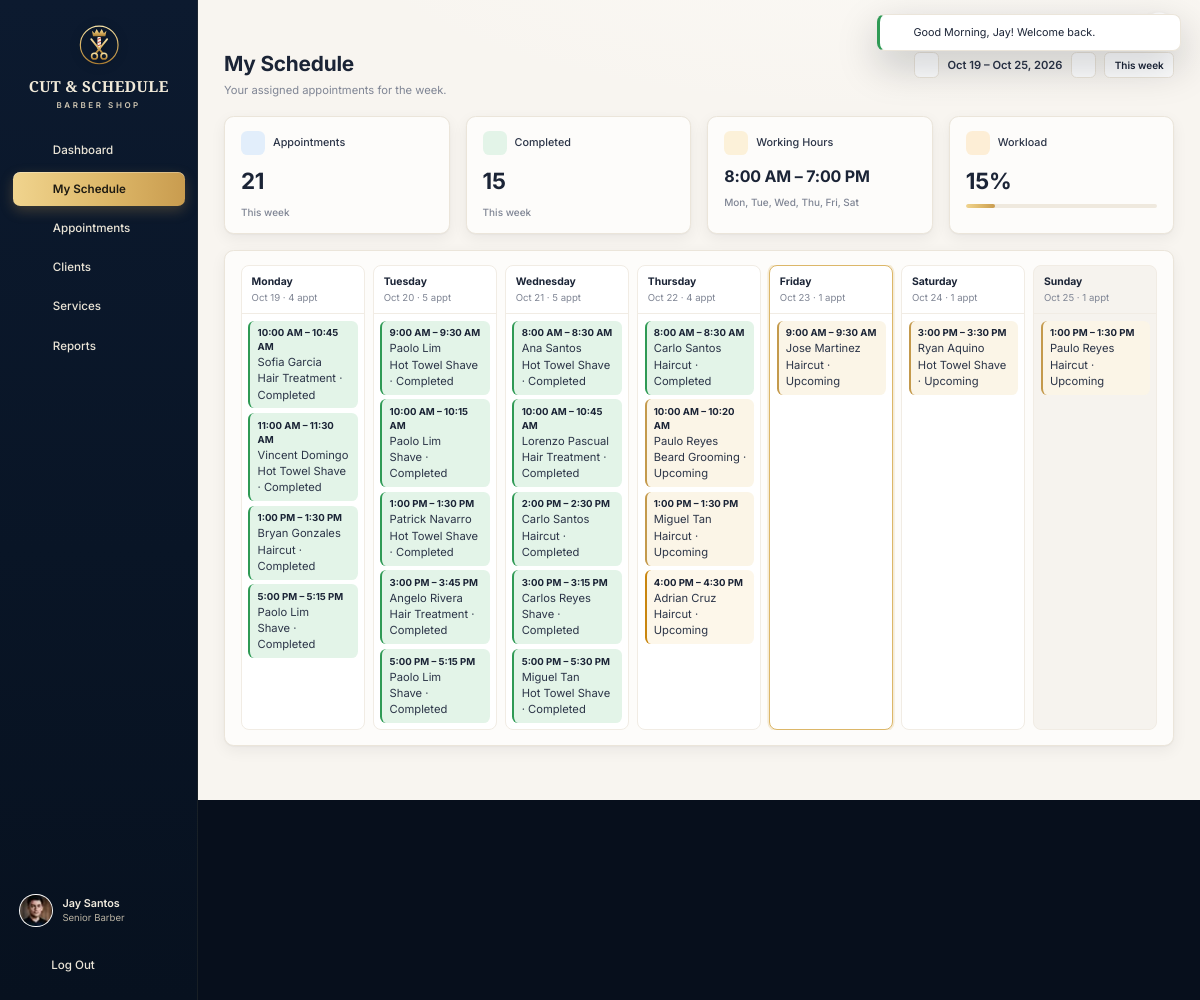
Screenshot of /staff/schedule.php (signed in) with the database file from the repository.
### tables this page shows
CREATE TABLE users (
  id               INT AUTO_INCREMENT PRIMARY KEY,
  name             VARCHAR(100) NOT NULL,
  username         VARCHAR(100) UNIQUE NOT NULL,
  email            VARCHAR(150) UNIQUE NOT NULL,
  phone            VARCHAR(30)  NULL,
  password         VARCHAR(255) NOT NULL,
  role             ENUM('owner','staff','client') NOT NULL,
  status           ENUM('active','inactive') DEFAULT 'active',
  avatar           VARCHAR(255) NULL,
  remember_token   VARCHAR(64)  NULL,
  remember_expires DATETIME     NULL,
  created_at       DATETIME DEFAULT CURRENT_TIMESTAMP,
  updated_at       DATETIME DEFAULT CURRENT_TIMESTAMP ON UPDATE CURRENT_TIMESTAMP
);

CREATE TABLE staff_profiles (
  user_id     INT PRIMARY KEY,
  position    VARCHAR(60) NOT NULL DEFAULT 'Barber',
  salary      DECIMAL(10,2) NOT NULL DEFAULT 0,
  rating      DECIMAL(2,1) NOT NULL DEFAULT 5.0,
  work_start  TIME NOT NULL DEFAULT '08:00:00',
  work_end    TIME NOT NULL DEFAULT '19:00:00',
  work_days   VARCHAR(20) NOT NULL DEFAULT '1,2,3,4,5,6',
  bio         VARCHAR(255) NULL,
  CONSTRAINT fk_staff_user FOREIGN KEY (user_id) REFERENCES users(id) ON DELETE CASCADE
);

CREATE TABLE appointments (
  id               INT AUTO_INCREMENT PRIMARY KEY,
  client_id        INT NOT NULL,
  barber_id        INT NOT NULL,
  service_id       INT NOT NULL,
  appointment_date DATE NOT NULL,
  start_time       TIME NOT NULL,
  end_time         TIME NOT NULL,
  status           ENUM('pending','confirmed','in_progress','completed','cancelled') NOT NULL DEFAULT 'pending',
  base_price       DECIMAL(10,2) NOT NULL,
  discount_type    ENUM('none','senior','pwd') NOT NULL DEFAULT 'none',
  discount_amount  DECIMAL(10,2) NOT NULL DEFAULT 0,
  total_price      DECIMAL(10,2) NOT NULL,
  notes            TEXT NULL,
  created_by       INT NULL,
  completed_at     DATETIME NULL,
  created_at       DATETIME DEFAULT CURRENT_TIMESTAMP,
  updated_at       DATETIME DEFAULT CURRENT_TIMESTAMP ON UPDATE CURRENT_TIMESTAMP,
  INDEX idx_barber_date (barber_id, appointment_date),
  INDEX idx_date_status (appointment_date, status),
  INDEX idx_client (client_id),
  CONSTRAINT fk_appt_client  FOREIGN KEY (client_id)  REFERENCES clients(id)  ON DELETE CASCADE,
  CONSTRAINT fk_appt_barber  FOREIGN KEY (barber_id)  REFERENCES users(id)    ON DELETE RESTRICT,
  CONSTRAINT fk_appt_service FOREIGN KEY (service_id) REFERENCES services(id) ON DELETE RESTRICT,
  CONSTRAINT fk_appt_creator FOREIGN KEY (created_by) REFERENCES users(id)    ON DELETE SET NULL
);

CREATE TABLE clients (
  id                   INT AUTO_INCREMENT PRIMARY KEY,
  user_id              INT NULL UNIQUE,
  name                 VARCHAR(100) NOT NULL,
  email                VARCHAR(150) NULL,
  phone                VARCHAR(30)  NULL,
  discount_type        ENUM('none','senior','pwd') NOT NULL DEFAULT 'none',
  preferred_barber_id  INT NULL,
  preferred_service_id INT NULL,
  notes                TEXT NULL,
  avatar               VARCHAR(255) NULL,
  created_at           DATETIME DEFAULT CURRENT_TIMESTAMP,
  updated_at           DATETIME DEFAULT CURRENT_TIMESTAMP ON UPDATE CURRENT_TIMESTAMP,
  CONSTRAINT fk_client_user    FOREIGN KEY (user_id) REFERENCES users(id) ON DELETE SET NULL,
  CONSTRAINT fk_client_barber  FOREIGN KEY (preferred_barber_id) REFERENCES users(id) ON DELETE SET NULL,
  CONSTRAINT fk_client_service FOREIGN KEY (preferred_service_id) REFERENCES services(id) ON DELETE SET NULL
);

CREATE TABLE services (
  id          INT AUTO_INCREMENT PRIMARY KEY,
  name        VARCHAR(100) NOT NULL,
  description VARCHAR(255) NULL,
  price       DECIMAL(10,2) NOT NULL,
  duration    INT NOT NULL,
  image       VARCHAR(255) NULL,
  status      ENUM('active','archived') DEFAULT 'active',
  sort_order  INT NOT NULL DEFAULT 0,
  created_at  DATETIME DEFAULT CURRENT_TIMESTAMP,
  updated_at  DATETIME DEFAULT CURRENT_TIMESTAMP ON UPDATE CURRENT_TIMESTAMP,
  CHECK (price > 0),
  CHECK (duration > 0)
);

### staff/schedule.php (the view, shortened to what the rows shown need)
<?php
require __DIR__ . '/../includes/bootstrap.php';
$user = Auth::requireRole('staff');
$ref = valid_date(input('week'), date('Y-m-d'));
$week = Schedule::weekDates($ref);
$rows = Database::all(
    "SELECT a.*, c.name AS client_name, c.phone AS client_phone, c.avatar AS client_avatar, s.name AS service_name, s.image AS service_image, u.name AS barber_name
     FROM appointments a JOIN clients c ON c.id = a.client_id JOIN services s ON s.id = a.service_id JOIN users u ON u.id = a.barber_id
     WHERE a.barber_id = ? AND a.appointment_date BETWEEN ? AND ? ORDER BY a.appointment_date, a.start_time",
    [$user->getId(), $week[0], $week[6]]
);
$byDay = [];
foreach ($rows as $r) {
    $byDay[$r['appointment_date']][] = $r;
}
$notesMap = client_notes_map(array_column($rows, 'client_id'));
$days = day_names();
require __DIR__ . '/../includes/header.php';
?>
<div class="page-head">
  <div>
    <h1>My Schedule</h1>
  </div>
</div>
<section class="stats stats-4">
  <div class="card stat"><div class="stat-top"><span class="stat-ico gold"><?= icon('clock', '', 18, 2) ?></span>Working Hours</div><div class="stat-value" style="font-size:20px"><?= e(fmt_time($user->getWorkStart())) ?> – <?= e(fmt_time($user->getWorkEnd())) ?></div><span class="stat-delta neutral"><?= e(implode(', ', array_map(fn($d) => $days[$d], $user->getWorkDays()))) ?></span></div>
</section>
<section class="card">
  <div class="week">
    <?php foreach ($week as $d):
        $isOff = !$user->worksOn($d) || !Schedule::isShopOpen($d);
    ?>
      <div class="week-day<?= $d === date('Y-m-d') ? ' today' : '' ?><?= $isOff ? ' off' : '' ?>">
        <header><strong><?= date('l', strtotime($d)) ?></strong><small><?= date('M j', strtotime($d)) ?> · <?= count(array_filter($byDay[$d] ?? [], fn($r) => $r['status'] !== 'cancelled')) ?> appt</small></header>
        <div class="wd-body">
          <?php foreach ($byDay[$d] ?? [] as $a): ?>
            <button type="button" class="wd-appt <?= e($a['status']) ?>" style="text-align:left;border-top:0;border-right:0;border-bottom:0;cursor:pointer;font:inherit"
                    data-modal-open="staffApptModal" data-fill="<?= e(staff_fill($a, $notesMap[$a['client_id']] ?? '')) ?>">
              <strong><?= fmt_time($a['start_time']) ?> – <?= fmt_time($a['end_time']) ?></strong>
              <span><?= e($a['client_name']) ?></span><br>
              <span class="muted"><?= e($a['service_name']) ?> · <?= e(Appointment::statusLabel($a['status'], true)) ?></span>
            </button>
          <?php endforeach; ?>
        </div>
      </div>
    <?php endforeach; ?>
  </div>
</section>
<?php require __DIR__ . '/../includes/footer.php'; ?>

### includes/header.php (shortened to what the rows shown need)
<?php
$role = $user->getRole();
$profileUrl = ['owner' => 'owner/settings.php', 'staff' => 'staff/profile.php', 'client' => 'client/profile.php'][$role];
?>
<!doctype html>
<html lang="en">
<head>
  <link rel="stylesheet" href="<?= asset('assets/css/app.css') ?>">
</head>
<body class="app role-<?= e($role) ?>" data-base="<?= e(BASE_URL) ?>"<?= !empty($fitScreen) ? ' data-fit' : '' ?>>
<div class="app-shell">
  <aside class="sidebar" id="sidebar">
    <div class="sidebar-foot">
      <a class="sidebar-user" href="<?= url($profileUrl) ?>">
        <?= avatar($user->getName(), $user->getAvatar(), 42) ?>
        <span>
          <strong><?= e($user->getName()) ?></strong>
          <small><?= e($user->roleLabel()) ?></small>
        </span>
      </a>
    </div>
  </aside>
  <div class="main">
    <main class="content">

### includes/functions.php (shortened to what the rows shown need)
<?php
function e($value): string
{
    return htmlspecialchars((string) ($value ?? ''), ENT_QUOTES, 'UTF-8');
}
function url(string $path = ''): string
{
    return BASE_URL . '/' . ltrim($path, '/');
}
function asset(string $path): string
{
    $file = APP_ROOT . '/' . ltrim($path, '/');
    $v = is_file($file) ? filemtime($file) : 1;
    return url($path) . '?v=' . $v;
}
function input(string $key, $default = '')
{
    $v = $_POST[$key] ?? $_GET[$key] ?? $default;
    return is_string($v) ? trim($v) : $v;
}
function fmt_time(?string $time, bool $pad = false): string
{
    return date($pad ? 'h:i A' : 'g:i A', strtotime('2000-01-01 ' . $time));
}
function fmt_date(?string $date, string $format = 'M j, Y'): string
{
    return $date ? date($format, strtotime($date)) : '';
}
function media_url(?string $path): ?string
{
    if (!$path) {
        return null;
    }
    return is_file(APP_ROOT . '/' . $path) ? url($path) : null;
}
function avatar(?string $name, ?string $path = null, int $size = 40, string $class = ''): string
{
    $src = media_url($path);
    $style = "width:{$size}px;height:{$size}px;";
    if ($src) {
        return '<img class="avatar ' . e($class) . '" src="' . e($src) . '" alt="' . e($name) . '" style="' . $style . '">';
    }
    $fs = max(10, (int) round($size * 0.38));
    return '<span class="avatar avatar-initials ' . e($class) . '" style="' . $style . 'font-size:' . $fs . 'px">' . e(initials($name ?? '?')) . '</span>';
}
function day_names(): array
{
    return [1 => 'Mon', 2 => 'Tue', 3 => 'Wed', 4 => 'Thu', 5 => 'Fri', 6 => 'Sat', 7 => 'Sun'];
}
function valid_date(?string $date, ?string $fallback = null): ?string
{
    $d = $date ? DateTime::createFromFormat('Y-m-d', $date) : false;
    return $d && $d->format('Y-m-d') === $date ? $date : $fallback;
}
function client_notes_map(array $clientIds): array
{
    $clientIds = array_values(array_unique(array_map('intval', $clientIds)));
    $in = implode(',', array_fill(0, count($clientIds), '?'));
    $map = [];
    foreach (Database::all("SELECT client_id, note FROM client_notes WHERE client_id IN ($in) ORDER BY created_at DESC", $clientIds) as $n) {
        if (count($map[$n['client_id']] ?? []) < 4) {
            $map[$n['client_id']][] = $n['note'];
        }
    }
    return array_map(fn($notes) => implode(' · ', $notes), $map);
}

### rows the page displays
users: avatar (picture), name "Jay Santos"
staff_profiles: position "Senior Barber", work_start "8:00 AM", work_end "7:00 PM"
appointments: start_time "10:00 AM", end_time "10:45 AM", client.name "Sofia Garcia", service.name "Hair Treatment", status "Completed"
appointments: start_time "11:00 AM", end_time "11:30 AM", client.name "Vincent Domingo", service.name "Hot Towel Shave", status "Completed"
appointments: start_time "1:00 PM", end_time "1:30 PM", client.name "Bryan Gonzales", service.name "Haircut", status "Completed"
appointments: start_time "5:00 PM", end_time "5:15 PM", client.name "Paolo Lim", service.name "Shave", status "Completed"
appointments: start_time "9:00 AM", end_time "9:30 AM", client.name "Paolo Lim", service.name "Hot Towel Shave", status "Completed"
appointments: start_time "10:00 AM", end_time "10:15 AM", client.name "Paolo Lim", service.name "Shave", status "Completed"
appointments: start_time "1:00 PM", end_time "1:30 PM", client.name "Patrick Navarro", service.name "Hot Towel Shave", status "Completed"
appointments: start_time "3:00 PM", end_time "3:45 PM", client.name "Angelo Rivera", service.name "Hair Treatment", status "Completed"
appointments: start_time "5:00 PM", end_time "5:15 PM", client.name "Paolo Lim", service.name "Shave", status "Completed"
appointments: start_time "8:00 AM", end_time "8:30 AM", client.name "Ana Santos", service.name "Hot Towel Shave", status "Completed"
appointments: start_time "10:00 AM", end_time "10:45 AM", client.name "Lorenzo Pascual", service.name "Hair Treatment", status "Completed"
appointments: start_time "2:00 PM", end_time "2:30 PM", client.name "Carlo Santos", service.name "Haircut", status "Completed"
appointments: start_time "3:00 PM", end_time "3:15 PM", client.name "Carlos Reyes", service.name "Shave", status "Completed"
appointments: start_time "5:00 PM", end_time "5:30 PM", client.name "Miguel Tan", service.name "Hot Towel Shave", status "Completed"
appointments: start_time "8:00 AM", end_time "8:30 AM", client.name "Carlo Santos", service.name "Haircut", status "Completed"
appointments: start_time "10:00 AM", end_time "10:20 AM", client.name "Paulo Reyes", service.name "Beard Grooming", status "Upcoming"
appointments: start_time "1:00 PM", end_time "1:30 PM", client.name "Miguel Tan", service.name "Haircut", status "Upcoming"
appointments: start_time "4:00 PM", end_time "4:30 PM", client.name "Adrian Cruz", service.name "Haircut", status "Upcoming"
appointments: status "1", start_time "9:00 AM", end_time "9:30 AM", client.name "Jose Martinez", service.name "Haircut", status "Upcoming"
appointments: status "1", start_time "3:00 PM", end_time "3:30 PM", client.name "Ryan Aquino", service.name "Hot Towel Shave", status "Upcoming"
appointments: status "1", start_time "1:00 PM", end_time "1:30 PM", client.name "Paulo Reyes", service.name "Haircut", status "Upcoming"

### other values shown
$label "Dashboard"
$label "My Schedule"
$label "Appointments"
$label "Clients"
$label "Services"
$label "Reports"
$f['message'] "Good Morning, Jay! Welcome back."
fmt_date($week[0], 'M j') "Oct 19"
fmt_date($week[6], 'M j, Y') "Oct 25, 2026"
count($active_rows) "21"
count(array_filter($rows, fn($r) => $r['status'] === 'completed')) "15"
implode(', ', array_map(fn($d) => $days[$d], $user->getWorkDays())) "Mon, Tue, Wed, Thu, Fri, Sat"
$bookedMin / $capacity * 100 "15"
date('l', strtotime($d)) "Monday"
date('M j', strtotime($d)) "Oct 19"
